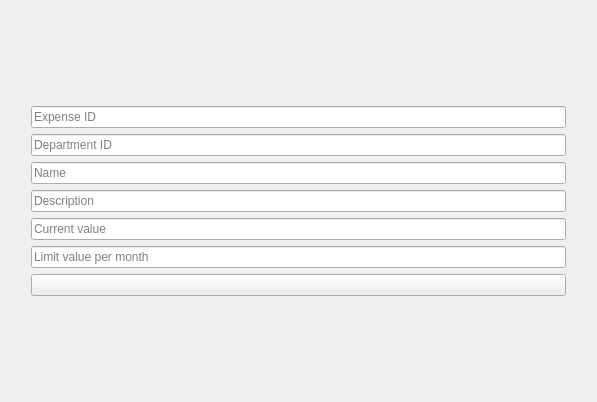
<?xml version="1.0" encoding="UTF-8"?>
<ui version="4.0">
 <class>ExpenseWidget</class>
 <widget class="QWidget" name="ExpenseWidget">
  <property name="geometry">
   <rect>
    <x>0</x>
    <y>0</y>
    <width>597</width>
    <height>402</height>
   </rect>
  </property>
  <property name="windowTitle">
   <string>Form</string>
  </property>
  <layout class="QGridLayout" name="gridLayout">
   <item row="4" column="2" rowspan="2">
    <spacer name="verticalSpacer_2">
     <property name="orientation">
      <enum>Qt::Vertical</enum>
     </property>
     <property name="sizeHint" stdset="0">
      <size>
       <width>20</width>
       <height>40</height>
      </size>
     </property>
    </spacer>
   </item>
   <item row="5" column="1">
    <widget class="QLineEdit" name="valueEdit">
     <property name="placeholderText">
      <string>Current value</string>
     </property>
    </widget>
   </item>
   <item row="1" column="1">
    <widget class="QLineEdit" name="expenseIdEdit">
     <property name="placeholderText">
      <string>Expense ID</string>
     </property>
    </widget>
   </item>
   <item row="8" column="1">
    <spacer name="verticalSpacer_3">
     <property name="orientation">
      <enum>Qt::Vertical</enum>
     </property>
     <property name="sizeHint" stdset="0">
      <size>
       <width>20</width>
       <height>40</height>
      </size>
     </property>
    </spacer>
   </item>
   <item row="4" column="1">
    <widget class="QLineEdit" name="descriptionEdit">
     <property name="placeholderText">
      <string>Description</string>
     </property>
    </widget>
   </item>
   <item row="0" column="1">
    <spacer name="verticalSpacer_4">
     <property name="orientation">
      <enum>Qt::Vertical</enum>
     </property>
     <property name="sizeHint" stdset="0">
      <size>
       <width>20</width>
       <height>40</height>
      </size>
     </property>
    </spacer>
   </item>
   <item row="7" column="1">
    <widget class="QPushButton" name="pushButton">
     <property name="text">
      <string/>
     </property>
    </widget>
   </item>
   <item row="3" column="1">
    <widget class="QLineEdit" name="nameEdit">
     <property name="placeholderText">
      <string>Name</string>
     </property>
    </widget>
   </item>
   <item row="6" column="1">
    <widget class="QLineEdit" name="limitEdit">
     <property name="placeholderText">
      <string>Limit value per month</string>
     </property>
    </widget>
   </item>
   <item row="4" column="0" rowspan="2">
    <spacer name="verticalSpacer">
     <property name="orientation">
      <enum>Qt::Vertical</enum>
     </property>
     <property name="sizeHint" stdset="0">
      <size>
       <width>20</width>
       <height>40</height>
      </size>
     </property>
    </spacer>
   </item>
   <item row="2" column="1">
    <widget class="QLineEdit" name="departmentIdEdit">
     <property name="readOnly">
      <bool>true</bool>
     </property>
     <property name="placeholderText">
      <string>Department ID</string>
     </property>
    </widget>
   </item>
  </layout>
 </widget>
 <resources/>
 <connections/>
</ui>
